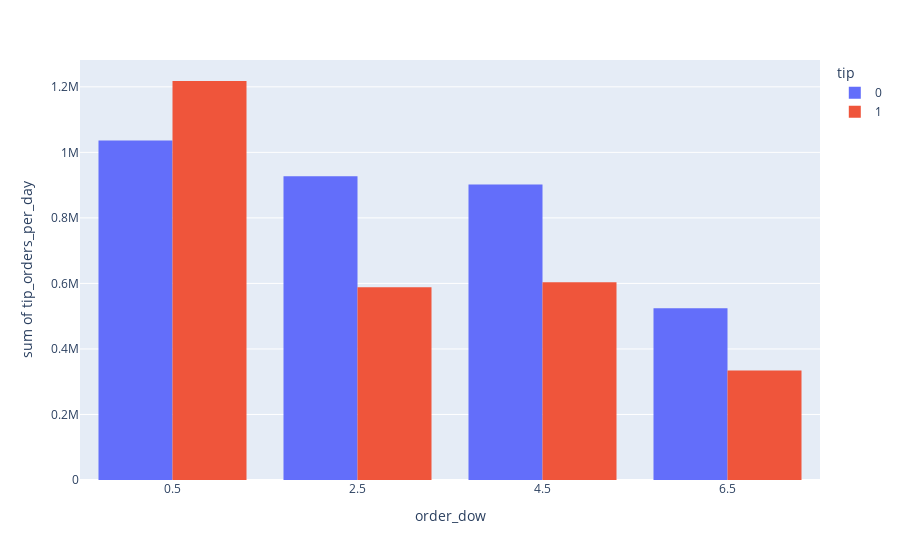

Here is the notebook cell this chart was saved with:
### Code cell
px.histogram(df.groupby(["order_dow", "tip"], as_index= False).agg(tip_orders_per_day = ("index", "count")), x= "order_dow", y= "tip_orders_per_day", barmode= "group", color= "tip")

### Figure 1 — Plotly figure (JSON) as saved in the notebook; plotly's stock layout.template omitted (floating-point values rounded to 4 significant figures)
{"data": [{"alignmentgroup": "True", "bingroup": "x", "histfunc": "sum", "hovertemplate": "tip=0<br>order_dow=%{x}<br>sum of tip_orders_per_day=%{y}<extra></extra>", "legendgroup": "0", "marker": {"color": "#636efa", "pattern": {"shape": ""}}, "name": "0", "offsetgroup": "0", "orientation": "v", "showlegend": true, "type": "histogram", "x": [0, 1, 2, 3, 4, 5, 6], "xaxis": "x", "y": [555498, 480426, 483482, 443432, 429023, 472561, 523900], "yaxis": "y"}, {"alignmentgroup": "True", "bingroup": "x", "histfunc": "sum", "hovertemplate": "tip=1<br>order_dow=%{x}<br>sum of tip_orders_per_day=%{y}<extra></extra>", "legendgroup": "1", "marker": {"color": "#EF553B", "pattern": {"shape": ""}}, "name": "1", "offsetgroup": "1", "orientation": "v", "showlegend": true, "type": "histogram", "x": [0, 1, 2, 3, 4, 5, 6], "xaxis": "x", "y": [639096, 578707, 310134, 278217, 279771, 324113, 334309], "yaxis": "y"}], "layout": {"barmode": "group", "legend": {"title": {"text": "tip"}, "tracegroupgap": 0}, "margin": {"t": 60}, "xaxis": {"anchor": "y", "domain": [0, 1], "title": {"text": "order_dow"}}, "yaxis": {"anchor": "x", "domain": [0, 1], "title": {"text": "sum of tip_orders_per_day"}}}}
